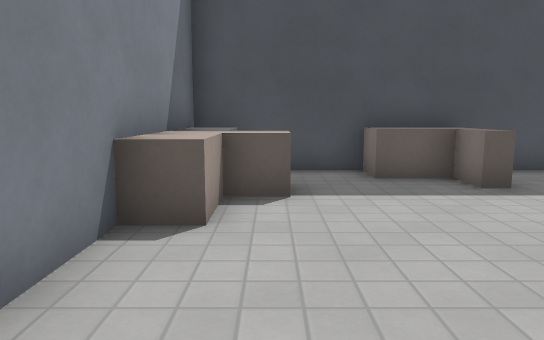
view 1 (above)

12 first-person views from a walk through a Godot game level. The camera is 1.2 m above the floor, tilts 8° down and sees 70° across. The floor is counted in squares, 1 m on a side. Each view is taken from the middle of a square. On the plan, view 1 faces up. The plan holds only what a view shows up to about 15 squares ahead; the rest is blank. Surface patterns are stand-ins for the level's own textures.

view 2
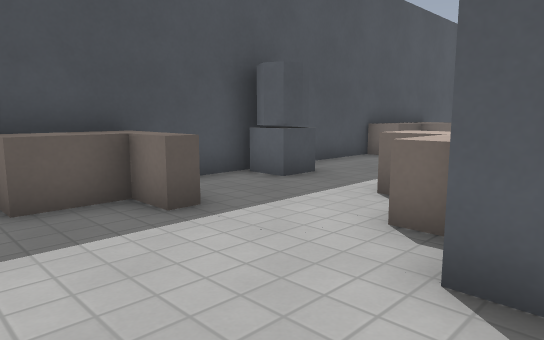

view 3
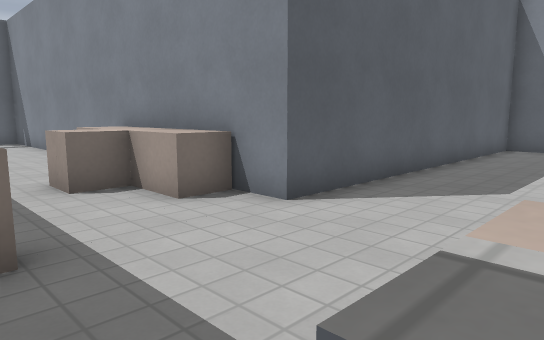

view 4
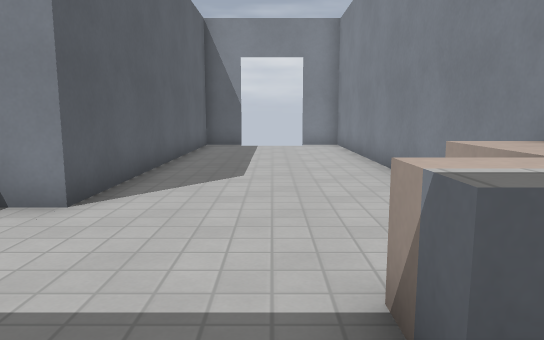

view 5
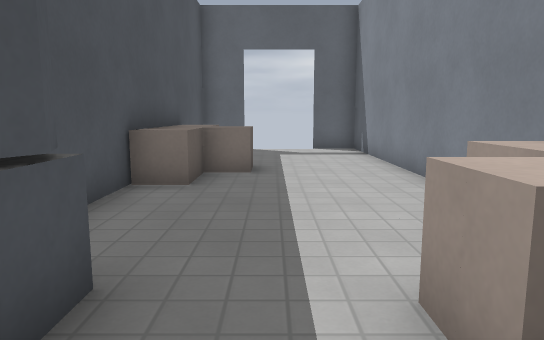

view 6
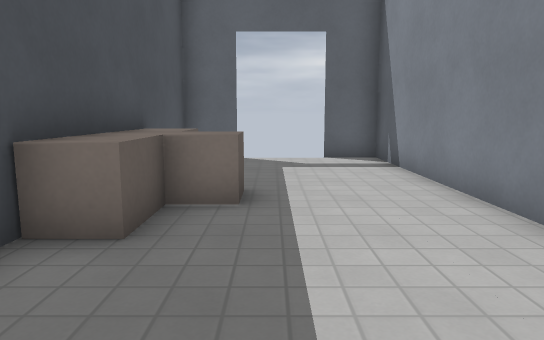

view 7
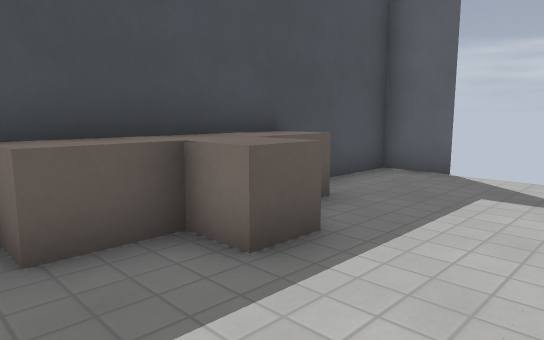

view 8
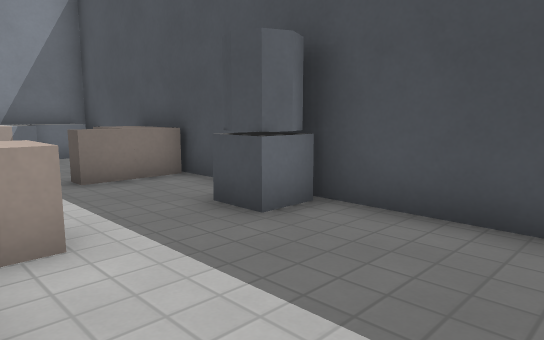

view 9
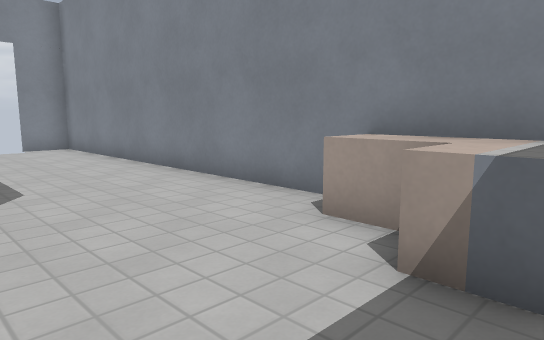

view 10
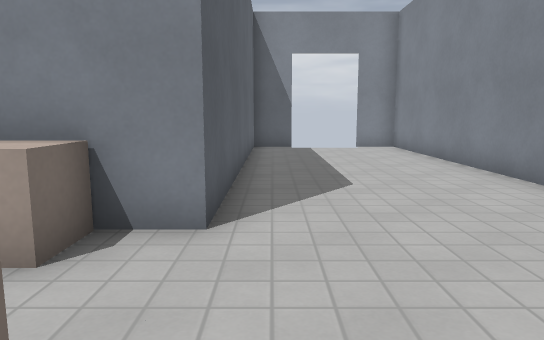

view 11
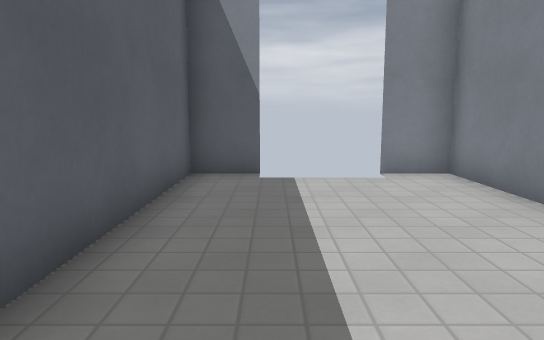

view 12
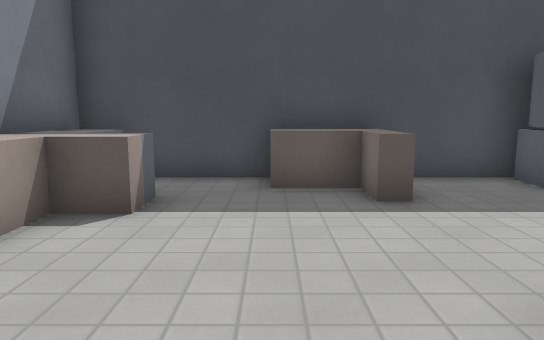

### Floor plan
Points are (right, up) in squares from view 1. A wall is a line through its corners. A room is listed if a view was taken in it or the views show most of it. See-through windows are left out.
Room 1 (views 1, 2, 3, 4, 5, 6, 7, 8, 9, 10, 11, 12)
walls: (7.6, 7.4) (7.1, 7.2) (6.7, 7.4) (6.5, 7.7) (6.7, 8.2); (7.4, 8.2) (7.6, 7.8) (7.5, 7.4); (-1.7, 3.6) (-1.7, -8) (-0.2, -8); (2.2, -8) (3.7, -8) (3.7, 3) (19.2, 3) (19.2, 4.5); (19.2, 6.9) (19.2, 8.5) (-1.7, 8.5) (-1.7, 6.4)
low walls: (7.2, 7.2) (6.7, 7.2); (6.6, 7.6) (6.6, 8.2); (7.6, 8.2) (7.6, 7.4); (-0.7, 8.3) (-0.7, 6.6)
ways out: gap at (19, 7)
objects: other object (-2, 4) to (0, 6); other object (2, 7) to (4, 8); other object (5, 4) to (6, 4); other object (7, 4) to (9, 5); other object (12, 7) to (13, 8); other object (14, 7) to (15, 8)

Positions as (right, up) in squares from view 1, and headings:
1: (0, 0), facing up
2: (1, 2), facing up-right
3: (0, 7), facing down-right
4: (1, 8), facing down
5: (5, 6), facing right
6: (8, 6), facing right
7: (11, 4), facing up-right
8: (11, 4), facing up-left
9: (3, 7), facing down-left
10: (3, 7), facing down
11: (2, 0), facing down
12: (2, 1), facing up
